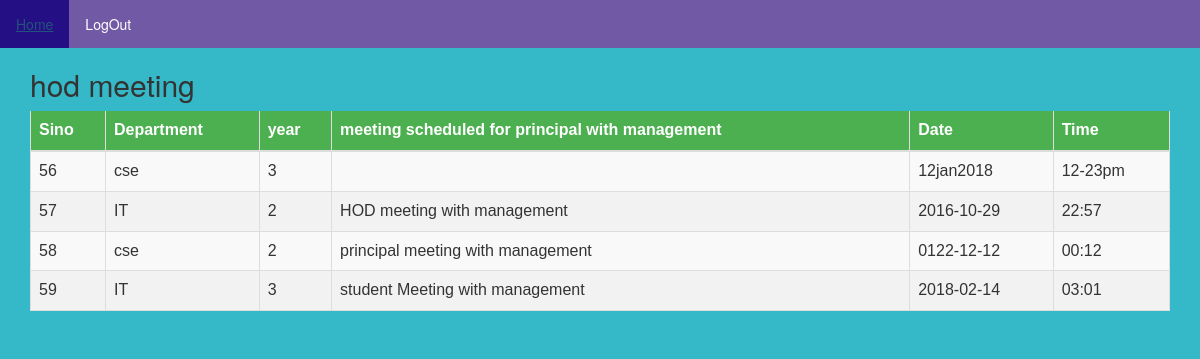
The page /hodview.php on the database its author committed.
### tables this page shows
CREATE TABLE `hod` (
  `hid` int(190) NOT NULL,
  `department` varchar(100) NOT NULL,
  `year` int(100) NOT NULL,
  `meeting scheduled for principal with management` varchar(100) NOT NULL,
  `date` varchar(100) NOT NULL,
  `time` varchar(100) NOT NULL
);

### hodview.php (the view, shortened to what this page needs)
<html lang="en">
<head>
  <link rel="stylesheet" href="https://maxcdn.bootstrapcdn.com/bootstrap/3.3.7/css/bootstrap.min.css">
 </head>
 <body>
<ul>
<li><a href="AllViewedit.html">Home</a></li>
<li><a href="logout.php">LogOut</a></li>
</ul>
<div class="container">
  <h2>hod meeting</h2>
  <table class="table table-striped">
    <thead>
      <tr>
        <th>Sino</th>
        <th>Department</th>
	<th>year</th>
        <th>meeting scheduled for principal with management</th>
	<th>Date</th>
	<th>Time</th>
      </tr>
    </thead>
    <tbody>
      <tr>
<?php
 include 'db1.php';
$r=mysqli_query($c,"select * from hod");
while ($row=mysqli_fetch_row($r))
{
echo "<td>".$row[0]."</td>";
echo "<td>".$row[1]." </td>";
echo "<td> ".$row[2]."</td>";
echo "<td> ".$row[3]."</td>";
echo "<td> ".$row[4]."</td>";
echo "<td> ".$row[5]."</td>";
echo  "</tr>";
}
?>
    </tbody>
  </table>
</div>
</body>
</html>

### hodview.php (style rules this page uses)
body { background: #2db7c6f5; }
ul { list-style-type: none; margin: 0; padding: 0; overflow: hidden; background-color: #893699ba; }
li { float: left; }
li a { display: inline-block; color: white; text-align: center; padding: 14px 16px; text-decoration: none; }
table { font-family: "Trebuchet MS", Arial, Helvetica, sans-serif; border-collapse: collapse; width: 100%; }
td,th { border: 1px solid #ddd; padding: 8px; }
tr { background-color: #f2f2f2; }
th { padding-top: 12px; padding-bottom: 12px; text-align: left; background-color: #4CAF50; color: white; }

### rows shown on the page
hod: hid "56", department "cse", year "3", date "12jan2018", time "12-23pm"
hod: hid "57", department "IT", year "2", value "HOD meeting with management", date "2016-10-29", time "22:57"
hod: hid "58", department "cse", year "2", value "principal meeting with management", date "0122-12-12", time "00:12"
hod: hid "59", department "IT", year "3", value "student Meeting with management", date "2018-02-14", time "03:01"
